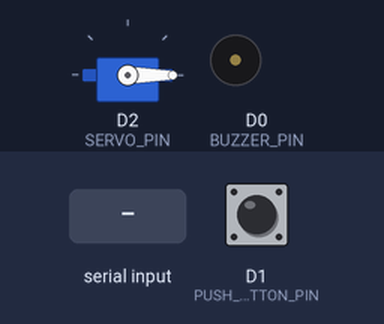
The sketch below on a simulated ESP8266 (NodeMCU). On the bench: servo, buzzer (waves = sounding, pin HIGH). Inputs (shaded band) come from the test bench; at power-on: D1 (PUSH_BUTTON_PIN) HIGH.

Above: at 1.2 s.
1.3 s: "0\n" received over Serial
At 1.7 s:
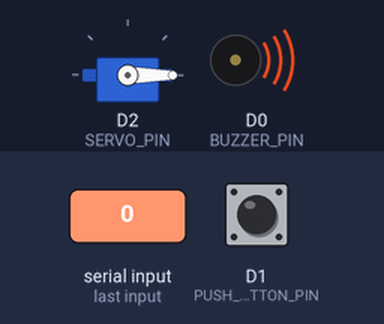
4.3 s: D1 (PUSH_BUTTON_PIN) pulled LOW for 1 s
At 5.8 s:
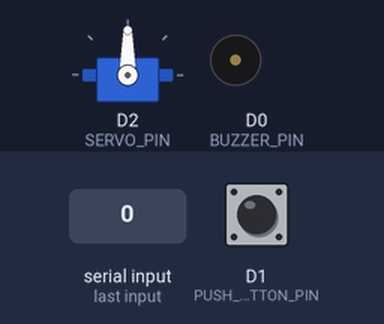
8.3 s: D1 (PUSH_BUTTON_PIN) pulled LOW for 3.2 s
At 10.8 s:
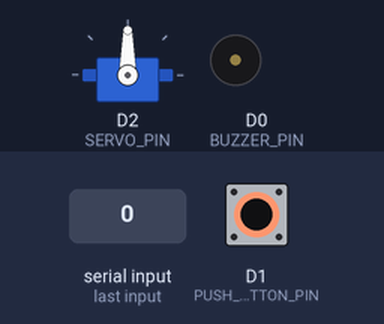
13.0 s: "2\n" received over Serial
At 15.2 s:
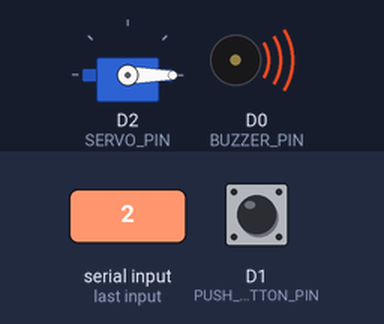
Timing chart, 0 to 17.0 s (numbered marks = the images above; inputs shaded):
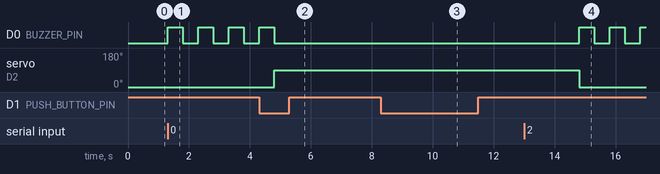

Measured:
- after the input at 1.3 s, D0 (BUZZER_PIN): alternates HIGH for 0.50 s and LOW for 0.50 s, starting at once
- after the input at 4.3 s, servo on D2 (SERVO_PIN): 0° → 90° after 0.50 s
- after the input at 8.3 s, servo on D2 (SERVO_PIN): stays 90° (without the input it goes to 0° after 1.5 s)
- after the input at 13.0 s, D0 (BUZZER_PIN): alternates HIGH for 0.50 s and LOW for 0.50 s, starting after 1.8 s

The sketch:

Engine.ino
```cpp
#include <Servo.h>

// Konfigurasi Servo
const uint8_t SERVO_PIN = D2;
Servo servo;

// Konfigurasi buzzer & push button
const uint8_t BUZZER_PIN = D0;
const uint8_t PUSH_BUTTON_PIN = D1;

void setup() {
  // Buka serial pembacaan data ke komputer
  Serial.begin(9600);
  Serial.setTimeout(1);

  // Konfigurasi Servo
  servo.attach(SERVO_PIN, 500, 2400);
  servo.write(0);

  // Konfigurasi buzzer dan tombol
  pinMode(BUZZER_PIN, OUTPUT);
  pinMode(PUSH_BUTTON_PIN, INPUT_PULLUP);
}

void loop() {
  // Kalau tombol dipencet, ya dibuka bae
  if (digitalRead(PUSH_BUTTON_PIN) == LOW) {
    unlockDoor();
    return;
  }

  // Kalau bukan dari serial, skip
  if (Serial.available() == 0) return;

  // Panggil serialnya di sini
  switch (Serial.readString().toInt()) {
    // Case: Handshake/Pinging Python ke Mikrokontroler
    case 0: animateBuzzer(4, 500); break;
    // Case: Buka pintu
    case 1: unlockDoor(); break;
    // Case: Intruders alert
    case 2: animateBuzzer(10, 500); break;
  }
}
```

animate.ino
```cpp
void animateServo(int count, long delayMs, bool is90Degree = true) {
  if (count < 1) return;
  for (int i = 0; i < count; i++) {
    if (i != 0) delay(delayMs);
    servo.write(is90Degree ? 90 : 90);
    delay(delayMs);
    servo.write(0);
  }
}

void animateBuzzer(int count, long delayMs) {
  if (count < 1) return;
  for (int i = 0; i < count; i++) {
    if (i != 0) delay(delayMs);
    digitalWrite(BUZZER_PIN, HIGH);
    delay(delayMs);
    digitalWrite(BUZZER_PIN, LOW);
  }
}

void unlockDoor() {
  //animateBuzzer(1, 50);
  animateServo(1, 5000);
}
```
